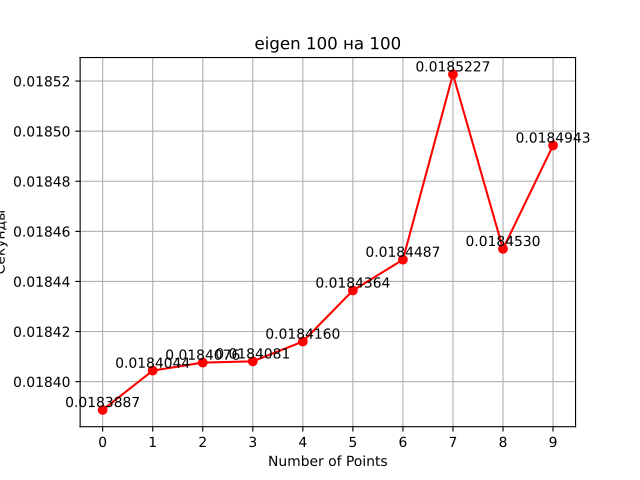

Here is the Python script that generated this plot:
import matplotlib.pyplot as plt
import numpy as np

# Данные для построения графика
values = [0.0183887, 0.0184044,0.0184076,0.0184081, 0.018416,0.0184364,  0.0184487, 0.0185227,0.018453, 0.0184943]

# Создание массива индексов для оси X
indices = np.arange(len(values))

# Создание графика
fig, ax = plt.subplots()
ax.plot(indices, values, marker='o', label='Values 1', color='red')


# Настройка графика
ax.set(xlabel='Number of Points', ylabel='Секунды',
       title='eigen 100 на 100')
ax.grid()

# Установка значений на оси X
ax.set_xticks(indices)

# Добавление подписей к точкам
for i, value in zip(indices, values):
    ax.text(i, value, f'{value:.7f}', ha='center', va='bottom')

# Сохранение графика в файл
fig.savefig("values_plot.png")

# Отображение графика
plt.show()
